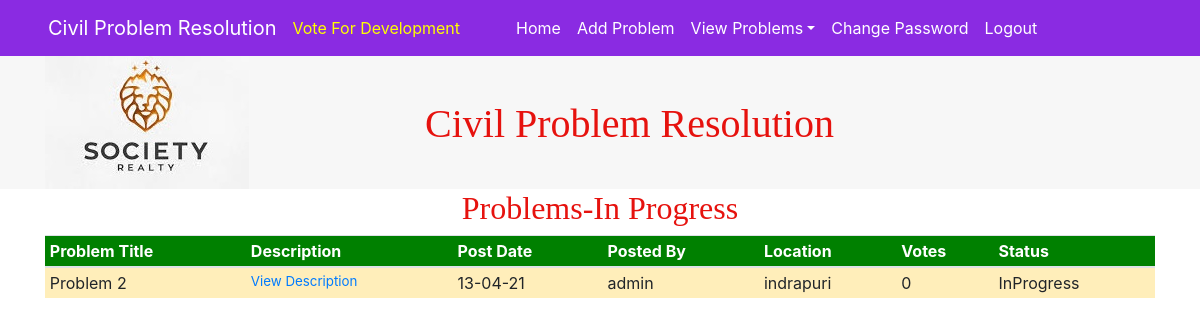
Page /inProgressUser.php on the committed database.
### tables this page shows
CREATE TABLE `problem` (
  `pid` int(5) NOT NULL,
  `ptitle` varchar(50) DEFAULT NULL,
  `pdesc` varchar(200) DEFAULT NULL,
  `pdate` varchar(20) DEFAULT NULL,
  `username` varchar(30) DEFAULT NULL,
  `pplace` varchar(30) DEFAULT NULL,
  `votes` varchar(10) DEFAULT NULL,
  `status` varchar(10) DEFAULT NULL,
  `startdate` varchar(20) DEFAULT NULL,
  `estcompdate` varchar(20) DEFAULT NULL,
  `actcompdate` varchar(20) DEFAULT NULL
);

### dbconfigure.php (called while the page is built, shortened)
<?php
$dbserver = "127.0.0.1";
$dbuser = "root";
$dbpwd = "";
$dbname = "civilprobphp";
function my_select($query)
{
global $dbserver , $dbuser , $dbpwd , $dbname;
$cid = mysqli_connect($dbserver,$dbuser,$dbpwd) or die("Connection Failed");
mysqli_select_db($cid,$dbname);
$rs = mysqli_query($cid,$query);
return $rs;
}
function inprogress()
{
$query = "select * from problem where status='InProgress'";
$rs = my_select($query);
return $rs;
}
function getVote($id)
{
$query = "Select * from vote where pid=$id";
$rs = my_select($query);
$n = mysqli_num_rows($rs);
return $n;
}
?>

### inProgressUser.php (the view, shortened to what this page needs)
<html>
    <head>
        <?php include "header.php"; ?>
<link rel=stylesheet type = text/css href="https://stackpath.bootstrapcdn.com/font-awesome/4.7.0/css/font-awesome.min.css">
 <link rel="stylesheet" type="text/css" href="http://ajax.aspnetcdn.com/ajax/jquery.dataTables/1.9.4/css/jquery.dataTables.css">
    </head>
    <body>
        <?php include "nav2.php" ?>
        <div class="container">
				    <div class=row>
				        <div class="col-sm-12">
  <h2 class = text-center style = "font-family : 'Monotype Corsiva' ; color : #E6120E">Problems-In Progress</h2>
</div>
</div>
</div>
  <?php
  include "dbconfigure.php";
  $rs = inprogress();
?>
<div class = container>
<div class = row>
<div class = col-sm-12>
<div class='table-responsive'>
<table class='table table-hover table-sm' style = 'overflow: scroll' id="example" class="display" style="width:100%">
<thead style = 'background-color : green ; color : white' >
<tr>
<th>Problem Title</th>
<th>Description</th>
<th>Post Date</th>
<th>Posted By</th>
<th>Location</th>
<th>Votes</th>
<th>Status</th>
</tr>
</thead>
 <tbody >
    <?php
while($row = mysqli_fetch_array($rs))
{
    ?>
<tr class='table-warning'>
<td><?php echo $row[1] ?></td>
<td><a style = "font-size : 10pt" href="viewdescription.php?id=<?php echo $row[0] ?>">View Description</a></td>
<td><?php echo $row[3] ?></td>
<td><?php echo $row[4] ?></td>
<td><?php echo $row[5] ?></td>
<td><?php echo getVote($row[0]) ?></td>
 <td><?php echo $row[7] ?></td>
</tr>
<?php
}
?>
</tbody>
</table>
</div>
</div>
</div>
</div>
    </body>
</html>

### rows in the picture
problem: ptitle "Problem 2", pdate "13-04-21", username "admin", pplace "indrapuri", row "0", status "InProgress"
